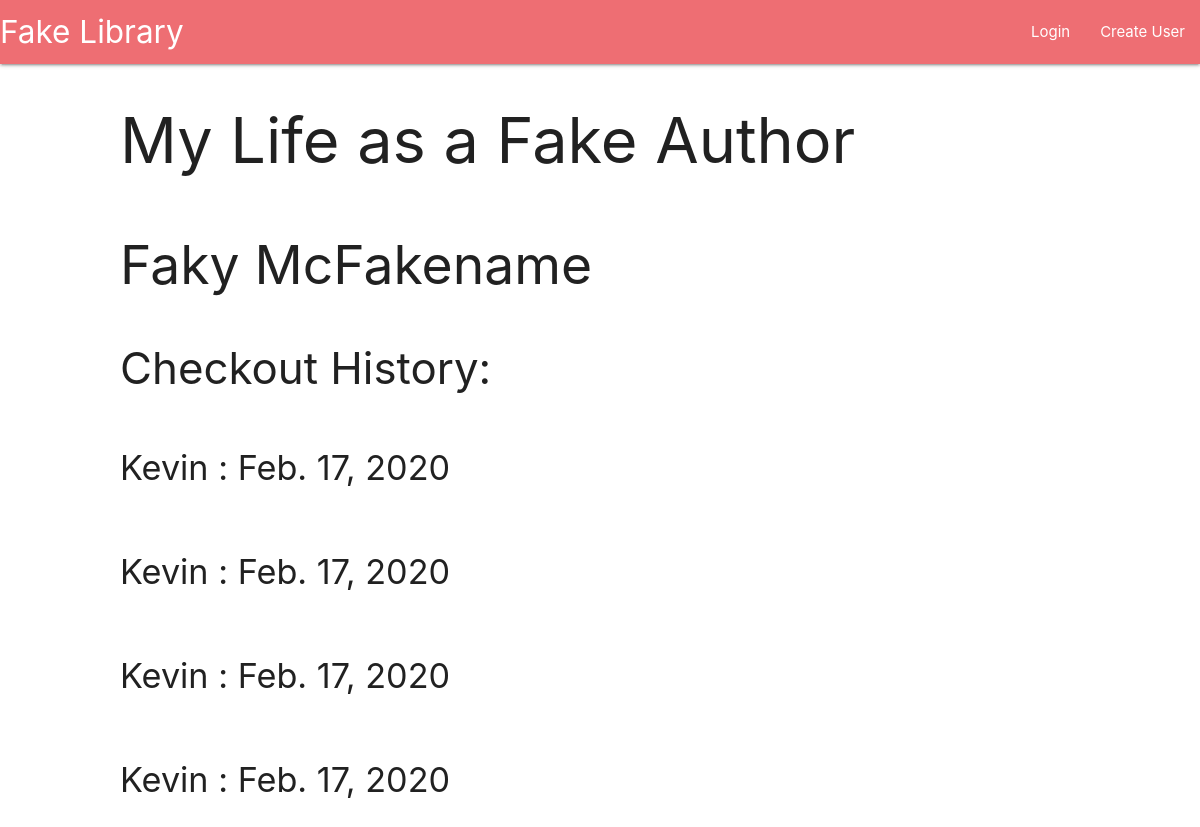
The app's page /library/bookinfo/1/, older data.
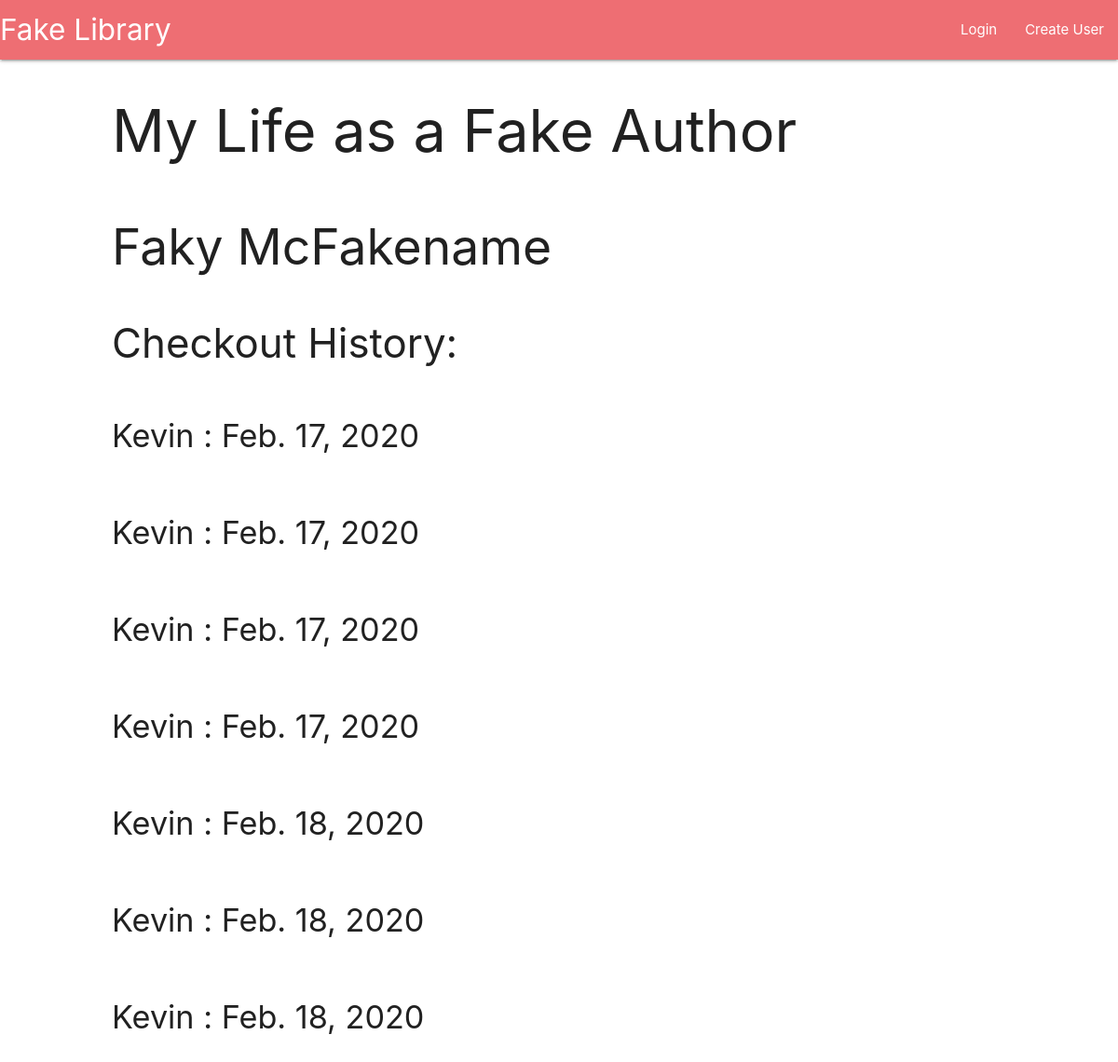
The same page, newer data.
### library/models.py (models this page shows, shortened)
class Book_checkout(models.Model):
    checked_out_by=models.ForeignKey(User, models.SET_NULL, blank=True, null=True)
    book=models.ForeignKey(Books, on_delete=models.PROTECT, related_name= 'records')
    checkout_date=models.DateField()
    checkin_date=models.DateField(blank=True, null=True)

### library/views.py (the view)
# urls.py: path('bookinfo/<int:bookid>/', views.bookinfo, name='bookinfo')
def bookinfo(request, bookid):
    print("Here's your nerd stuff, nerd")
    book = Books.objects.get(id=bookid)
    records = list(book.records.all())
    author = Author.objects.all()
    context = {
        'book':book,
        'records':records,
        'author':author,
    }
    return render(request, 'library/bookinfo.html', context)

### library/models.py (called while the page is built)
    def __str__(self):
        return self.title

### library/templates/library/bookinfo.html
{% extends 'library/base.html'%}
{% block content %}
<div class="bookinfo">
<h1>{{book}}</h1>
<h2>{{book.author.author}}</h2>
<h3>Checkout History:</h3>
{% for record in records %}
<ul>
    <li>
        <h4>{{record.checked_out_by}} : {{record.checkout_date}}</h4>
    </li>
</ul>
{% endfor %}
</div>
{% endblock %}

Row changes from the older to the newer data that the page shows:
added Book_checkout: checked_out_by "Kevin", checkout_date "Feb. 18, 2020"
added Book_checkout: checked_out_by "Kevin", checkout_date "Feb. 18, 2020"
added Book_checkout: checked_out_by "Kevin", checkout_date "Feb. 18, 2020"
